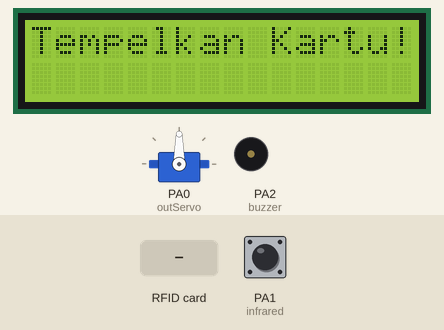
A sketch run on a simulated STM32 Blue Pill. On the bench: 16×2 character LCD, servo, buzzer (waves = sounding, pin HIGH). The test bench sets the inputs (shaded band); at power-on: PA1 (infrared) HIGH.

Above: at 1.3 s.
1.4 s: RFID card 5E 7A 19 C4 held to the reader
At 1.8 s:
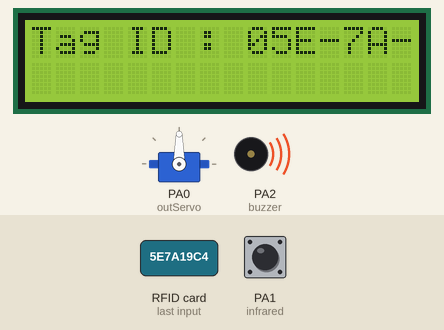
At 2.7 s:
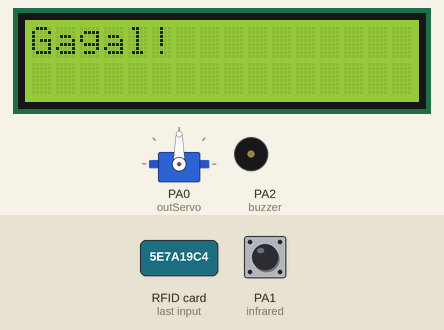
Timing chart, 0 to 4.4 s (numbered marks = the images above; inputs shaded):
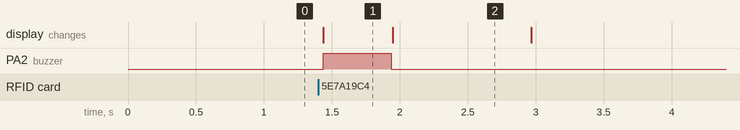

Measured:
- after the input at 1.4 s, PA2 (buzzer): LOW → HIGH at once, → LOW 0.50 s later; the display: changes at once (image 1)
- what the display in image 1 shows lasts 0.5 s, from 1.4 s to 1.9 s
- what the display in image 2 shows lasts 1.1 s, from 1.9 s to 3.0 s

The sketch:

STM32_RFIDServo.ino
```cpp
//memanggil library
#include<SPI.h>
#include<MFRC522.h>
#include<LiquidCrystal_I2C.h>
#include<Servo.h>

//inisialisasi variable mfrc522
#define SS_PIN PB9
#define RST_PIN PB0

MFRC522 mfrc522(SS_PIN, RST_PIN);

//inisialisasi lcd
LiquidCrystal_I2C lcd(0x27, 16, 2);

//inisialisasi servo
int outServo = PA0;

Servo myServo;

//inisialisasi infrared
int infrared = PA1;

//inisialisasi variable tambahan
String uidString;
int key = 0;
int buzzer = PA2;

void setup() {
  //setup baudrate
  Serial.begin(9600);

  //initiate spi
  SPI.begin();

  //initiate mfrc522
  mfrc522.PCD_Init();

  //initiate lcd
  lcd.begin();

  //attach servo
  myServo.attach(outServo);

  //setup pin mode input atau output
  pinMode(infrared, INPUT);
  pinMode(buzzer, OUTPUT);

  //keadaan pertama lcd
  lcd.clear();
  lcd.setCursor(0,0);
  lcd.print("Tempelkan Kartu!");

  //keadaan awal servo
  myServo.write(90);
}

void loop() {
  if(mfrc522.PICC_IsNewCardPresent() && key == 0){
    readRFID();
    lcd.clear();
    lcd.setCursor(0,0);
    lcd.print("Tag ID : ");
    lcd.print(0,1);
    lcd.print(uidString);

    if(uidString == "8A-37-5A-1A"){
      buzzerBerhasil();
      lcd.clear();
      lcd.setCursor(0,0);
      lcd.print("Berhasil!");
      delay(500);
      myServo.write(180);
      delay(500);
      lcd.clear();
      lcd.setCursor(0,0);
      lcd.print("Silakan Masuk");
      key = 1;
    }else{
      buzzerGagal();
      lcd.clear();
      lcd.setCursor(0,0);
      lcd.print("Gagal!");
      delay(1000);
      lcd.clear();
      lcd.setCursor(0,0);
      lcd.print("Tempelkan Kartu!");
    }

  }

  infraredON();

}

void readRFID(){
  mfrc522.PICC_ReadCardSerial();
  uidString = String(mfrc522.uid.uidByte[0], HEX) + "-" +
              String(mfrc522.uid.uidByte[1], HEX) + "-" +
              String(mfrc522.uid.uidByte[2], HEX) + "-" +
              String(mfrc522.uid.uidByte[3], HEX);
              uidString.toUpperCase();
}

void infraredON(){
  int readInfrared = digitalRead(infrared);

  if(readInfrared == 0 && key == 1){
    lcd.clear();
    lcd.setCursor(0,0);
    lcd.print("Gerbang di tutup");
    delay(500);
    myServo.write(90);
    delay(1000);
    lcd.clear();
    lcd.setCursor(0,0);
    lcd.print("Tempelkan Kartu!");
    key = 0;
  }
}

void buzzerBerhasil(){
  digitalWrite(buzzer,HIGH);
  delay(100);
  digitalWrite(buzzer,LOW);
  delay(100);
  digitalWrite(buzzer,HIGH);
  delay(100);
  digitalWrite(buzzer,LOW);
}

void buzzerGagal(){
  digitalWrite(buzzer, HIGH);
  delay(500);
  digitalWrite(buzzer,LOW);
}
```
